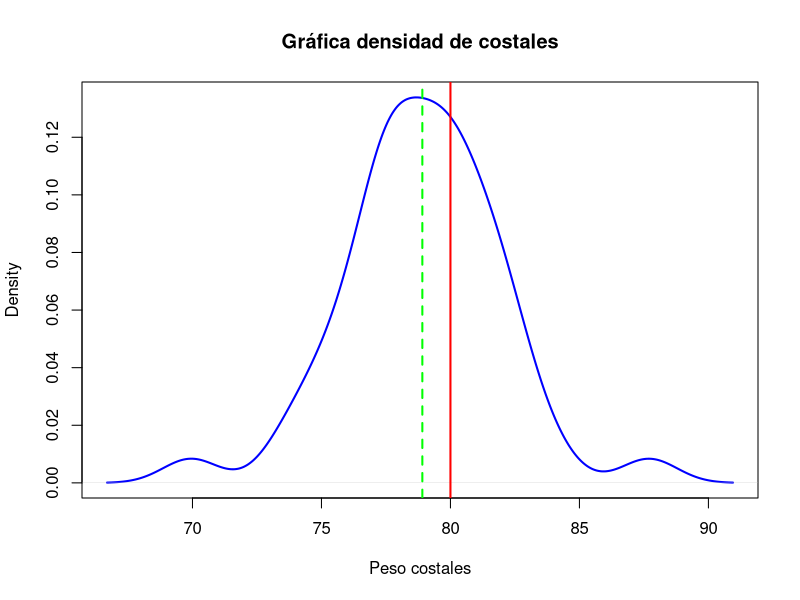
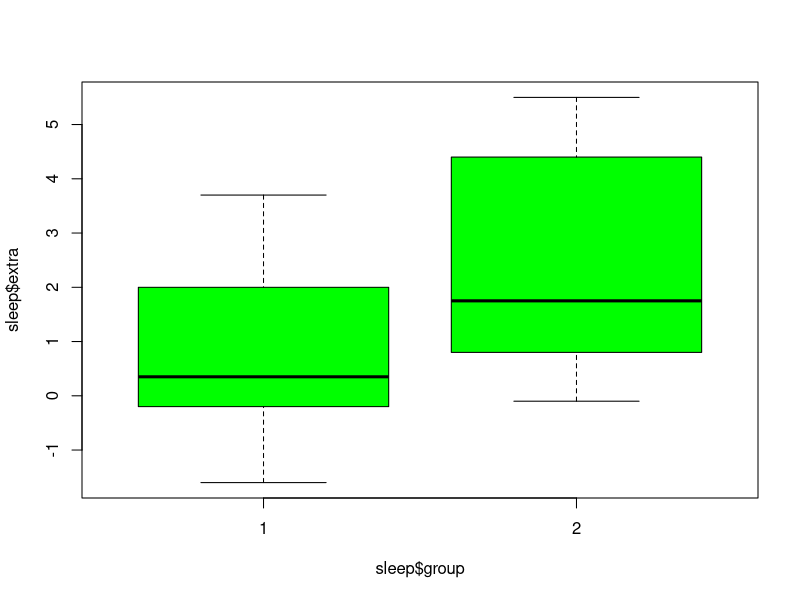
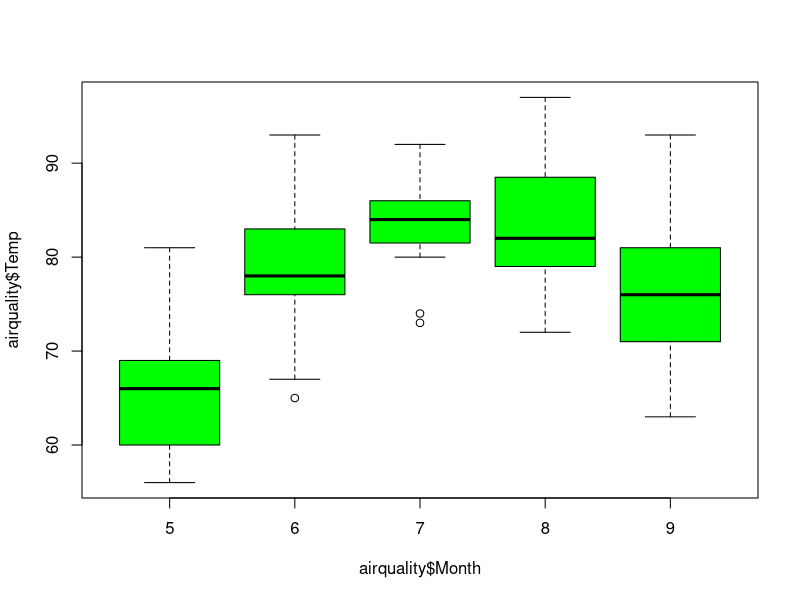
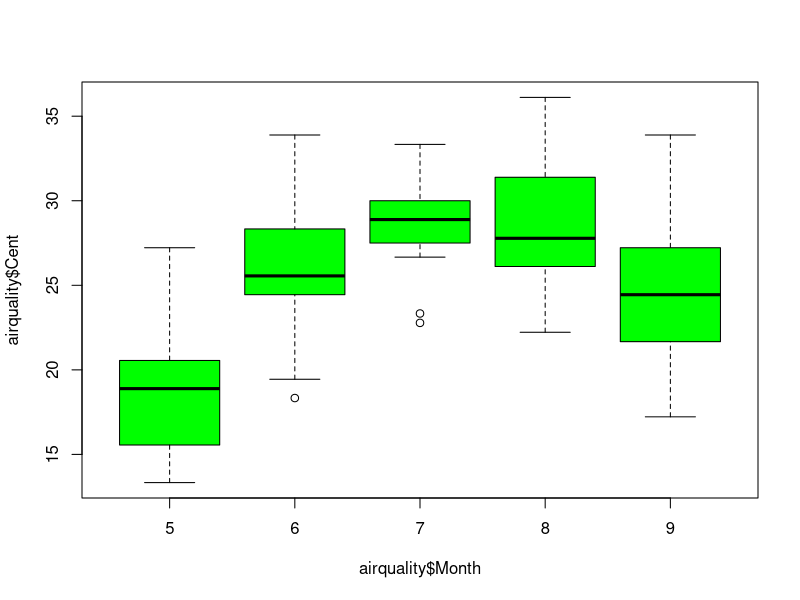
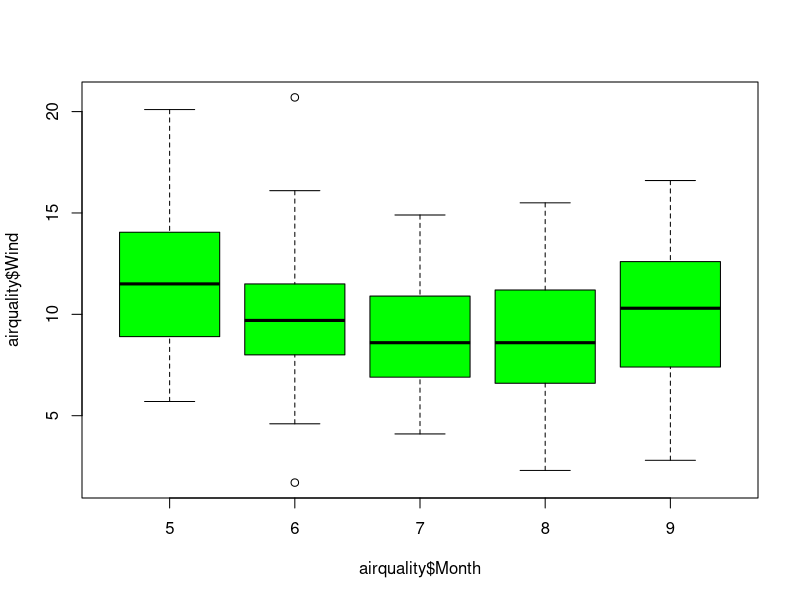
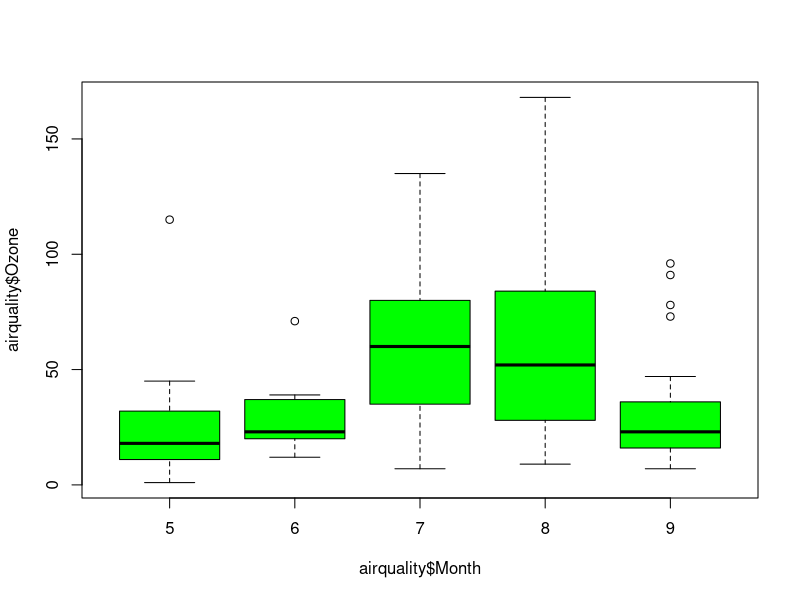
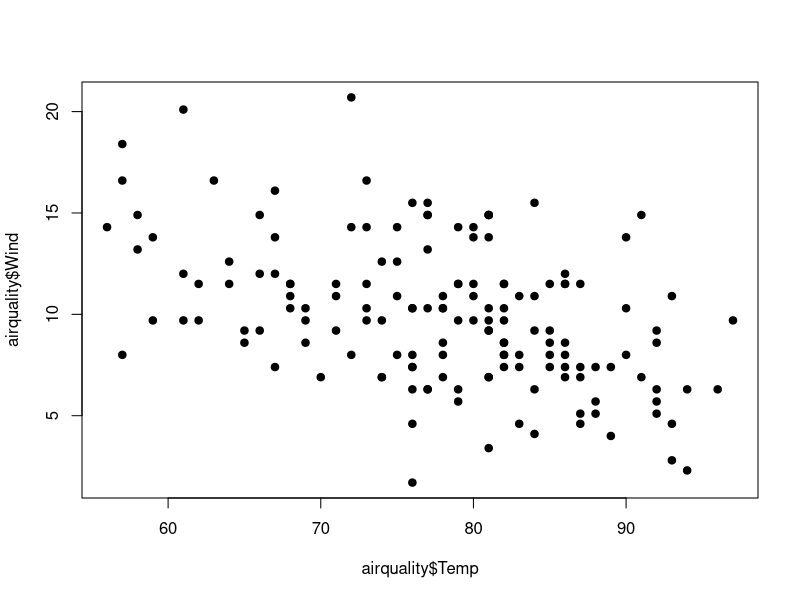
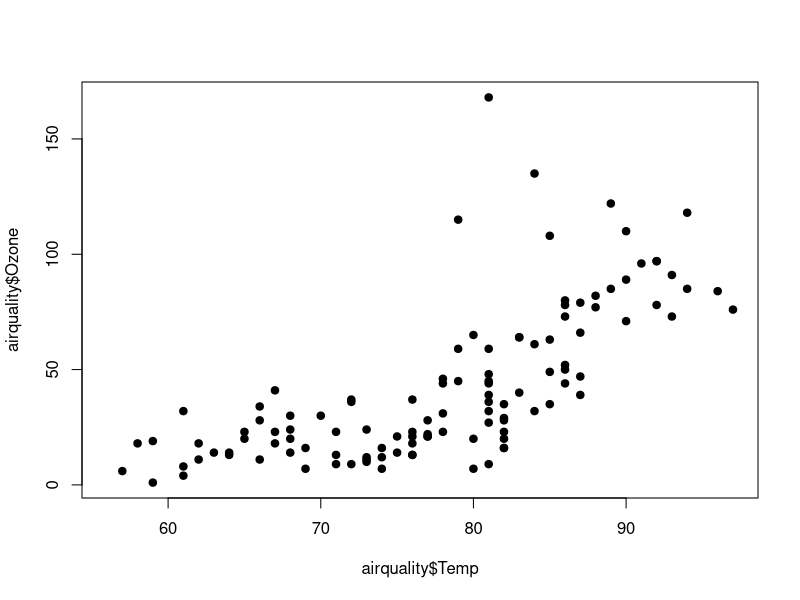

Write R code to recreate these figures, in order.
# Emanuel Molina Marchan
# 03/03/2025
# Matricula: 2134498
# Clase 6



# Pruebas de t ------------------------------------------------------------


# Las pruebas de t de dos colas  nos dice si hay diferencia
# Se utilizan las pruebas de una cola si utilizamos un contraste con un número de referencia 
# t.test(lo que voy a comparar, ) alternative = "less" o "greater"
# En este caso usaremos "less" para comprar si los costales contienen menos cantidad 
# 80= H nula

costal <- c(87.7, 80.01, 77.28, 78.76, 81.52, 74.2, 80.71, 79.5, 77.87, 81.94, 80.7,
            82.32, 75.78, 80.19, 83.91, 79.4, 77.52, 77.62, 81.4, 74.89, 82.95,
            73.59, 77.92, 77.18, 79.83, 81.23, 79.28, 78.44, 79.01, 80.47, 76.23,
            78.89, 77.14, 69.94, 78.54, 79.7, 82.45, 77.29, 75.52, 77.21, 75.99,
            81.94, 80.41, 77.7)

mean(costal)

sd(costal)

# Para confirmar la longitud de los datos se usa length
length(costal)

# density se utiliza para obtener una aproximación si los datos siguen una distribución normal
plot(density(costal),
     main = "Gráfica densidad de costales",
     xlab= "Peso costales",
     ylaab= "Densidad",
     col= "blue",
     lwd= 2)

# Agregar valores de la media observada y peso declarado a los contales 
# abline es una mascara que añade una linea vertical 
abline(v = mean(costal), col= "green", lwd = 2, lty = 2)
abline(v = 80, col="red", lwd = 2, lty = 1)

t.test(costal, mu = 80, alternative = "less")
# Se acpeta la hipotesis alterna (H1) ya que presentó diferencias significativas
# Si se quita el alternative se queda la prueba de una cola, pero solo nos dice si hay diferencia sin conciderar que es mayor o menor 
# Si quisieramos saber si el valor es mayor se usa "greater" en lugar de "less"
# Si ponemos: ?nmbre de la formula, nos indica como funciona la ecuación 



# Ejemplo # 2 -------------------------------------------------------------

sleep

# Es un experimento balanceado ya que tenemos 10 personas por grupo

boxplot(sleep$extra ~  sleep$group, col= "green")

shapiro.test(sleep$extra)

bartlett.test(sleep$extra  ~   sleep$group)

t.test(sleep$extra  ~   sleep$group, var.equal = TRUE)
 

# Ejemplo # 3 -------------------------------------------------------------

airquality

mean(airquality$Temp)

# Se pone 5 porque es la variable que queremos separar, mayo es el mes 5

mayo <- subset(airquality$Temp, airquality$Month == 5)
mean(mayo)

# Contrastamos la temp promedio de mayo con toda la temperatura en general

t.test(mayo, mu=mean(airquality$Temp), alternative = "l")

# La temperatura de mayo es menor que las otras observaciones 

boxplot(airquality$Temp   ~   airquality$Month, col= "green")

# Aqui hicimos una conversión de grados °F a °C
airquality$Cent <- (airquality$Temp-32)/1.8

boxplot(airquality$Cent   ~   airquality$Month, col= "green")
boxplot(airquality$Wind   ~   airquality$Month, col= "green")
boxplot(airquality$Ozone  ~   airquality$Month, col= "green")

# Me interesa que los datos sean normales de acuerdo a su grupo y no en conjunto

shapiro.test(airquality$Cent)
shapiro.test(mayo)

bartlett.test(airquality$Cent   ~   airquality$Month)

# Analisis de varianza 

# Se debe convertir el mes a factor para que se diferencie 

airquality$Month <- as.factor(airquality$Month)

# Si no hubieramos convertido a factor tendríamos 1 g.l. y deberian de ser 4, ya que n-1 (5-1)

Cent.aov <- aov(airquality$Cent ~  airquality$Month)
Cent.aov
summary(Cent.aov)

Wind.aov <- aov(airquality$Wind ~  airquality$Month)
Wind.aov
summary(Wind.aov)

# El ANOVA al obtener p value = 0.00879 **, indica que si hay diferencia significativa 
# Al obtener diferencia se debe correr la prueba de Tukey

TukeyHSD(Wind.aov)

# Las correlaciones se usan para ver si una variable tiene efecto en otra 

# La correlación mide una correlación lineal, puede ser positiva (cuando ambas variables aumentan)
# Las correlaciones negativas indican cuando una aumenta la siguiente sube 
# Es indistinto aquí cual varible acomode primero 
# Ho dice que no hay correlacion 
# La linea de regresión es alpha+(beta*x)

cor.var <- cor.test(airquality$Temp, airquality$Wind)
cor.var 

cor.temp_rad <- cor.test(airquality$Temp, airquality$Solar.R)
cor.temp_rad

cor.oz_tem <- cor.test(airquality$Ozone, airquality$Temp)
cor.oz_tem 

# Nube de puntos. pc= forma del punto
plot(airquality$Wind  ~   airquality$Temp, pch= 19)

plot(airquality$Ozone  ~   airquality$Temp, pch= 19)


# El resultado de p-value = 2.642e-09 indica que la correlación es significativa

# R es coeficiente de correlación y R2 es el coficiente de determinación, dice el porcentaje que una variable explica la otra

0.4579879^2 

# Por lo que la temperarua explica un 0.2097529*100 = 20.97% la velocidad del viento
# Calcular la ecuación de la linea recta alpha+(beta*x)

var.lm <- lm(airquality$Temp ~   airquality$Wind)
var.lm

# 90.13+(-1.23*x) 

